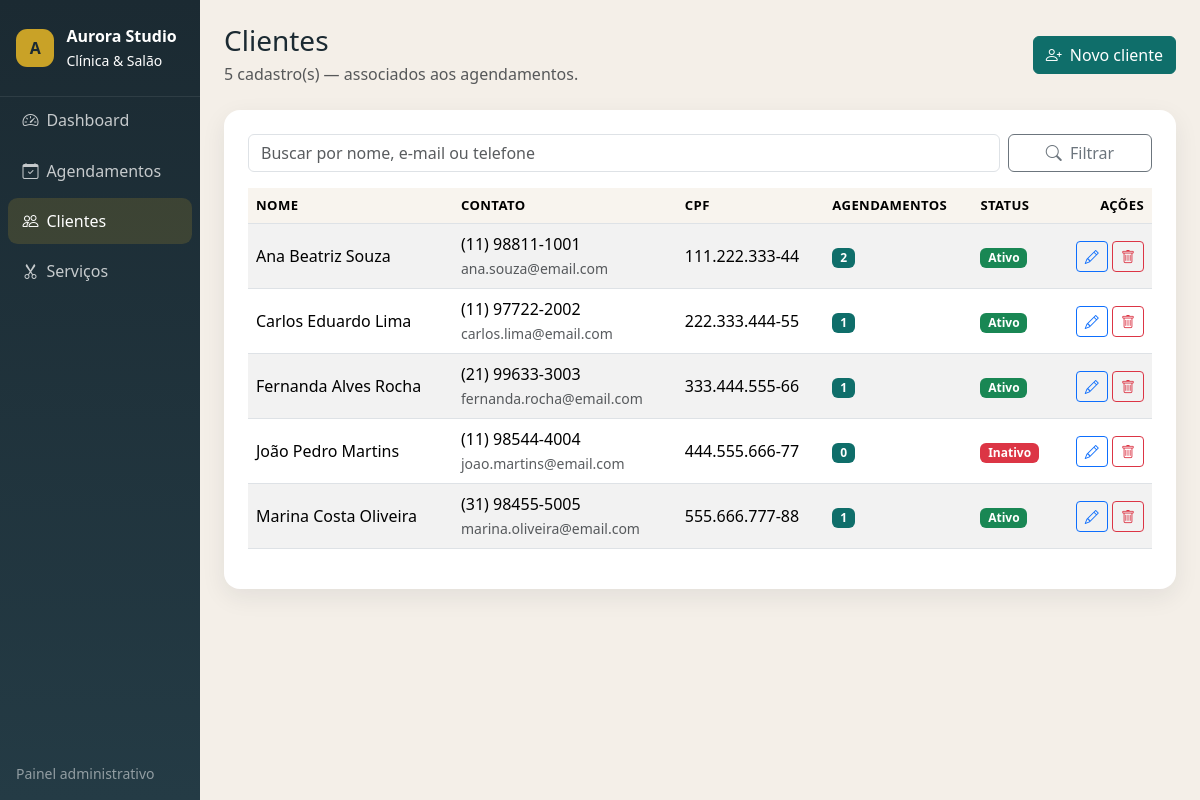
The page /clientes.php on the database its author committed.
### tables this page shows
CREATE TABLE clientes (
    id               INT UNSIGNED AUTO_INCREMENT PRIMARY KEY,
    nome             VARCHAR(120) NOT NULL,
    telefone         VARCHAR(20)  NOT NULL,
    email            VARCHAR(120) NOT NULL,
    cpf              VARCHAR(14)  NULL,
    data_nascimento  DATE         NULL,
    status           ENUM('ativo', 'inativo') NOT NULL DEFAULT 'ativo',
    observacoes      TEXT         NULL,
    criado_em        TIMESTAMP    NOT NULL DEFAULT CURRENT_TIMESTAMP,
    UNIQUE KEY uk_clientes_email (email),
    UNIQUE KEY uk_clientes_cpf (cpf)
);

### clientes.php (the view, shortened to what this page needs)
<?php
require_once __DIR__ . '/includes/conexao.php';
$porPagina = 8;
$pagina = pagina_atual();
$busca = trim((string) ($_GET['q'] ?? ''));
$where = '';
$params = [];
$countStmt = $pdo->prepare("SELECT COUNT(*) FROM clientes $where");
$countStmt->execute($params);
$total = (int) $countStmt->fetchColumn();
$offset = ($pagina - 1) * $porPagina;
$listStmt = $pdo->prepare(
    "SELECT c.*,
            (SELECT COUNT(*) FROM agendamentos a WHERE a.cliente_id = c.id) AS total_agendamentos
     FROM clientes c
     $where
     ORDER BY c.nome
     LIMIT :limite OFFSET :offset"
);
$listStmt->bindValue(':limite', $porPagina, PDO::PARAM_INT);
$listStmt->bindValue(':offset', $offset, PDO::PARAM_INT);
$listStmt->execute();
$registros = $listStmt->fetchAll();
require_once __DIR__ . '/includes/header.php';
?>
<div class="d-flex flex-wrap justify-content-between align-items-center mb-4 gap-2">
    <div>
        <h1 class="h3 mb-1">Clientes</h1>
        <p class="text-muted mb-0"><?= $total ?> cadastro(s) — associados aos agendamentos.</p>
    </div>
    <a href="cliente-form.php" class="btn btn-aurora">
        <i class="bi bi-person-plus me-1"></i> Novo cliente
    </a>
</div>
<div class="panel p-3 p-md-4">
    <form class="row g-2 mb-3" method="get">
        <div class="col-md-10">
            <input class="form-control" type="search" id="q" name="q" value="<?= e($busca) ?>" placeholder="Buscar por nome, e-mail ou telefone">
        </div>
        <div class="col-md-2 d-grid">
            <button class="btn btn-outline-secondary" type="submit"><i class="bi bi-search me-1"></i> Filtrar</button>
        </div>
    </form>
    <div class="table-responsive">
        <table class="table table-striped table-hover align-middle">
            <thead>
                <tr>
                    <th>Nome</th>
                    <th>Contato</th>
                    <th>CPF</th>
                    <th>Agendamentos</th>
                    <th>Status</th>
                    <th class="text-end">Ações</th>
                </tr>
            </thead>
            <tbody>
            <?php if (!$registros): ?>
                <tr><td colspan="6" class="text-center text-muted py-4">Nenhum cliente encontrado.</td></tr>
            <?php else: ?>
                <?php foreach ($registros as $item): ?>
                    <tr>
                        <td><?= e($item['nome']) ?></td>
                        <td>
                            <div><?= e($item['telefone']) ?></div>
                            <small class="text-muted"><?= e($item['email']) ?></small>
                        </td>
                        <td><?= e($item['cpf'] ?: '—') ?></td>
                        <td><span class="badge bg-teal"><?= (int) $item['total_agendamentos'] ?></span></td>
                        <td><?= badge_status_cadastro($item['status']) ?></td>
                        <td class="text-end text-nowrap">
                            <a class="btn btn-sm btn-outline-primary" href="cliente-form.php?id=<?= (int) $item['id'] ?>" title="Editar">
                                <i class="bi bi-pencil"></i>
                            </a>
                            <button class="btn btn-sm btn-outline-danger" type="button"
                                    data-bs-toggle="modal"
                                    data-bs-target="#modalExcluir"
                                    data-id="<?= (int) $item['id'] ?>"
                                    data-nome="<?= e($item['nome']) ?>"
                                    title="Excluir">
                                <i class="bi bi-trash"></i>
                            </button>
                        </td>
                    </tr>
                <?php endforeach; ?>
            <?php endif; ?>
            </tbody>
        </table>
    </div>
</div>
<?php require_once __DIR__ . '/includes/footer.php'; ?>

### includes/helpers.php (shortened to what this page needs)
<?php
function e(?string $value): string
{
    return htmlspecialchars((string) $value, ENT_QUOTES, 'UTF-8');
}
function badge_status_cadastro(string $status): string
{
    if ($status === 'ativo') {
        return '<span class="badge bg-success">Ativo</span>';
    }
    return '<span class="badge bg-danger">Inativo</span>';
}

### assets/css/app.css (style rules this page uses)
:root { --aurora-ink: #1b2a32; --aurora-teal: #0f6e6a; --aurora-teal-dark: #0b524f; --aurora-sand: #f4efe8; --aurora-gold: #c9a227; }
body { background: var(--aurora-sand); color: var(--aurora-ink); font-family: "Segoe UI", system-ui, -apple-system, sans-serif; }
.bg-teal { background: var(--aurora-teal); }
.panel { background: #fff; border-radius: 1rem; box-shadow: 0 8px 24px rgba(27, 42, 50, 0.08); }
.btn-aurora { background: var(--aurora-teal); border-color: var(--aurora-teal); color: #fff; }
.table thead th { background: #f8f4ee; font-size: 0.82rem; text-transform: uppercase; letter-spacing: 0.03em; }

### rows shown on the page
clientes: nome "Ana Beatriz Souza", telefone "(11) 98811-1001", email "ana.souza@email.com", cpf "111.222.333-44", total_agendamentos "2", status "Ativo"
clientes: nome "Carlos Eduardo Lima", telefone "(11) 97722-2002", email "carlos.lima@email.com", cpf "222.333.444-55", total_agendamentos "1", status "Ativo"
clientes: nome "Fernanda Alves Rocha", telefone "(21) 99633-3003", email "fernanda.rocha@email.com", cpf "333.444.555-66", total_agendamentos "1", status "Ativo"
clientes: nome "João Pedro Martins", telefone "(11) 98544-4004", email "joao.martins@email.com", cpf "444.555.666-77", total_agendamentos "0"
clientes: nome "Marina Costa Oliveira", telefone "(31) 98455-5005", email "marina.oliveira@email.com", cpf "555.666.777-88", total_agendamentos "1", status "Ativo"

### other values the page prints
$label "Dashboard"
$label "Agendamentos"
$label "Clientes"
$label "Serviços"
$total "5"
